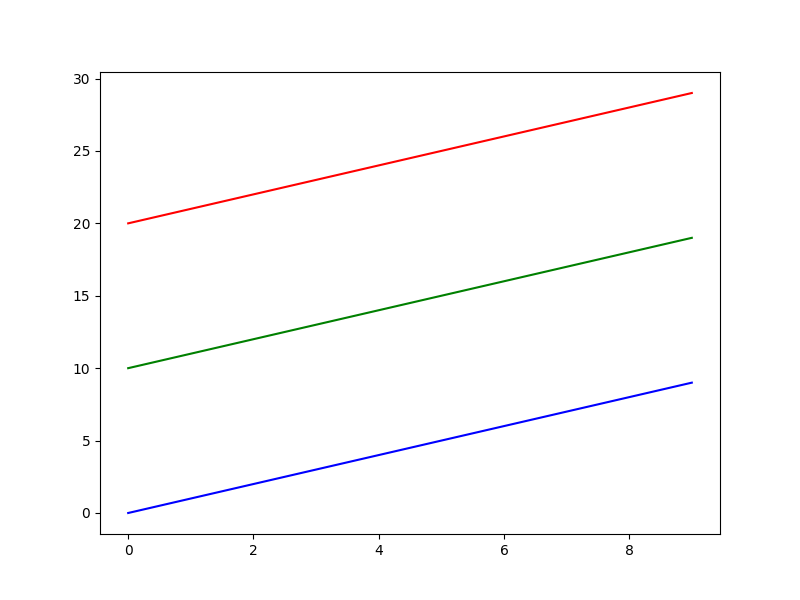

Python code for this plot:
import matplotlib.pyplot as plt

# Assume hypothetical data
data = [range(10), range(10, 20), range(20, 30)]
# Original colors: ['red', 'blue', 'green']
# Shuffled colors: ['blue', 'green', 'red']
colors = ['blue', 'green', 'red']

# Initialize the plot
fig, ax = plt.subplots(figsize=(8, 6))

# Plotting the data with shuffled colors
for idx, d in enumerate(data):
    ax.plot(d, color=colors[idx])

# Display the plot
plt.show()
